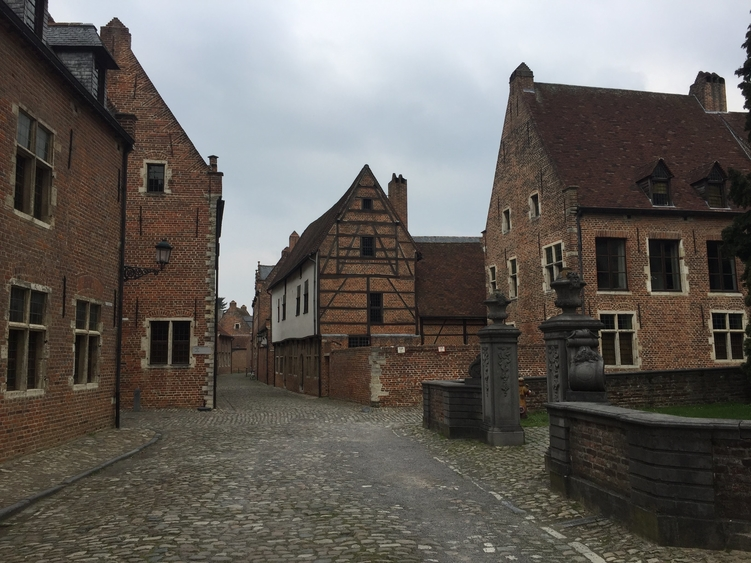
#> input picture data/leuvenA.jpg, 751 x 563 px
$ python 19-pencil_sketch_app.py
#> lines starting #> are read from the running program, lines starting #| are printed output that depends on the picture
import cv2
import numpy as np

image = cv2.imread("data/leuvenA.jpg")
#> image is the input picture: shape (563, 751, 3); mean B, G, R 91.9, 96.5, 100.8
gray = cv2.cvtColor(image, cv2.COLOR_BGR2GRAY)
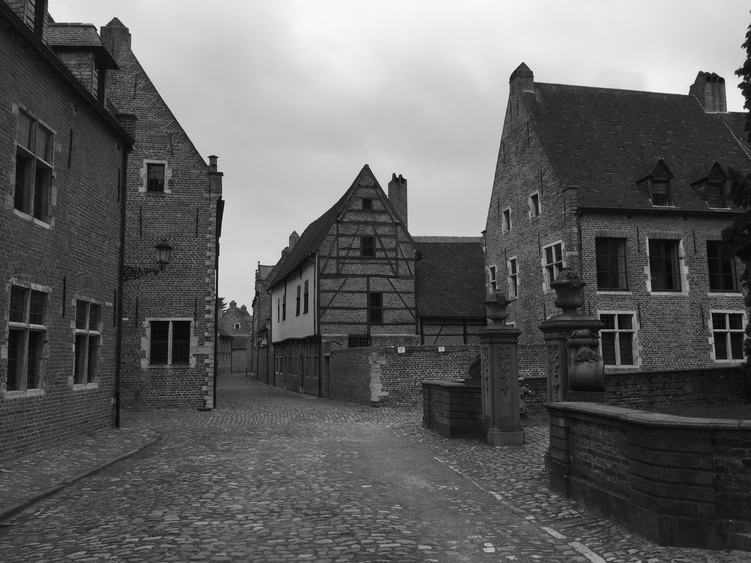
#> gray: shape (563, 751); min 1, max 250, mean 97.2
gray_inv = 255 - gray
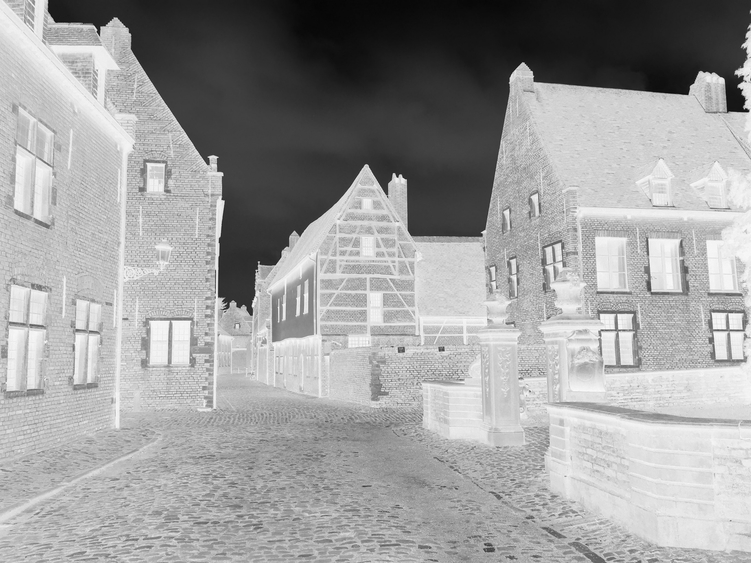
#> gray_inv: shape (563, 751); min 5, max 254, mean 157.8

def nothing(x):
    pass

cv2.namedWindow("Trackbar")
cv2.createTrackbar("ksize", "Trackbar", 7, 100, nothing)

while True:
    ksize = cv2.getTrackbarPos("ksize", "Trackbar")
    if ksize % 2 == 0:
        ksize += 1

    blur = cv2.GaussianBlur(gray_inv, (ksize, ksize), 0)
    result = cv2.divide(gray, 255 - blur, scale=256)
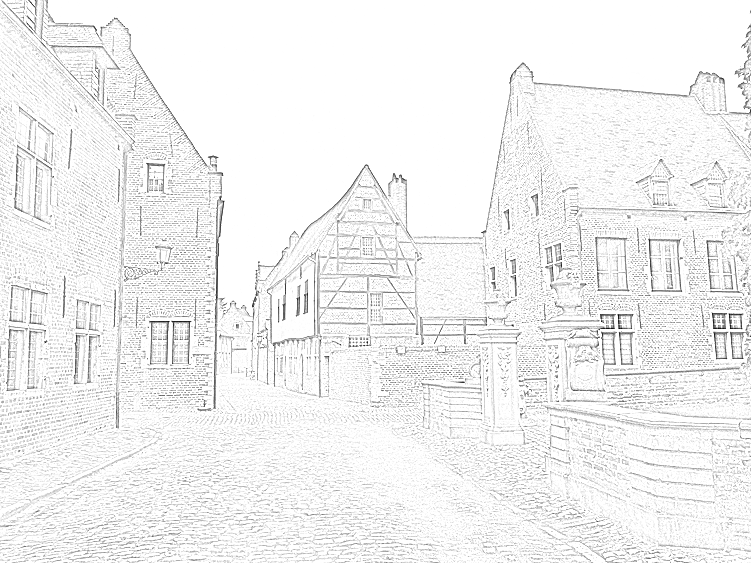
#> result: shape (563, 751); min 4, max 255, mean 241.4
    result = cv2.cvtColor(result, cv2.COLOR_GRAY2BGR)
#> result: shape (563, 751, 3)
    # cv2.putText(result, f"Ksize: {str(ksize)}", (10, 40), cv2.FONT_HERSHEY_SIMPLEX,
    #             1, (0, 0, 255), 2)
    cv2.imshow("Original", image)
    cv2.imshow("Result", result)
    if cv2.waitKey(1) == ord('q'):
#> (key q is pressed here)
        break

cv2.destroyAllWindows()

$ run again, with data/leuvenB.jpg copied over data/leuvenA.jpg
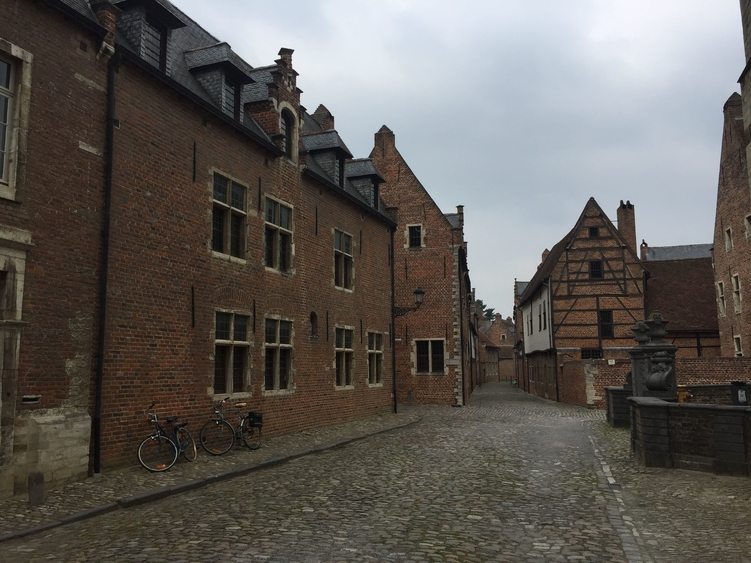
#> input picture data/leuvenB.jpg, 751 x 563 px
#> image is the input picture: shape (563, 751, 3); mean B, G, R 87.4, 92.1, 96.1
#> `gray_inv = 255 - gray`:
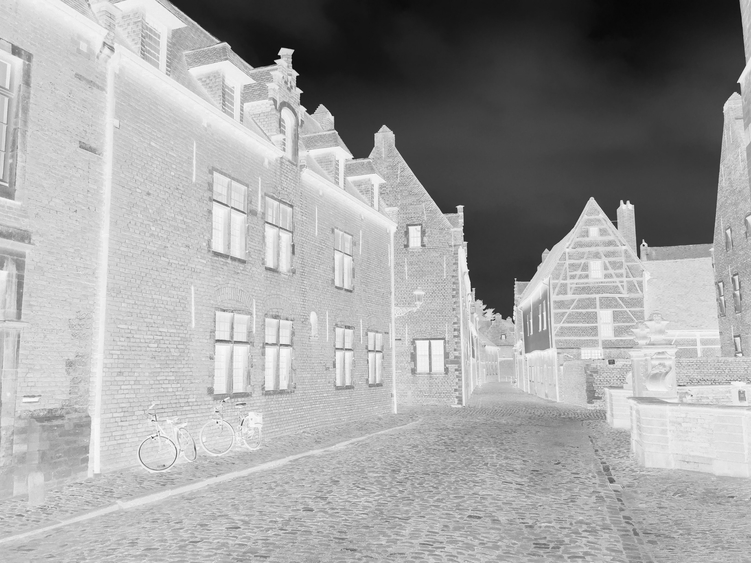
#> gray_inv: shape (563, 751); min 1, max 255, mean 162.2
#> `result = cv2.divide(gray, 255 - blur, scale=256)`:
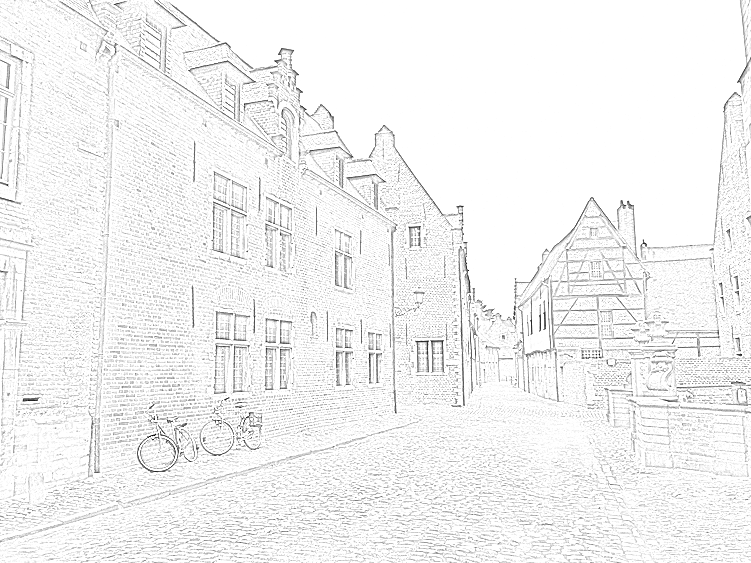
#> result: shape (563, 751); min 0, max 255, mean 242.2
